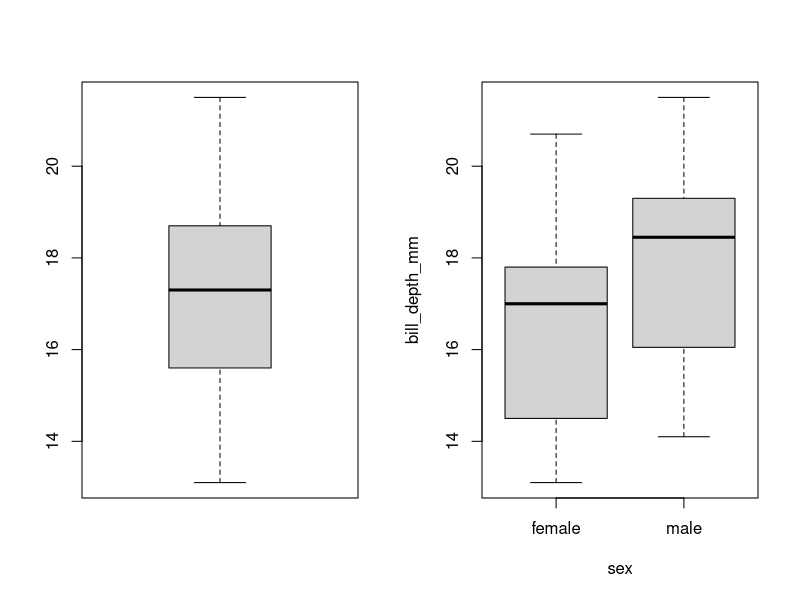
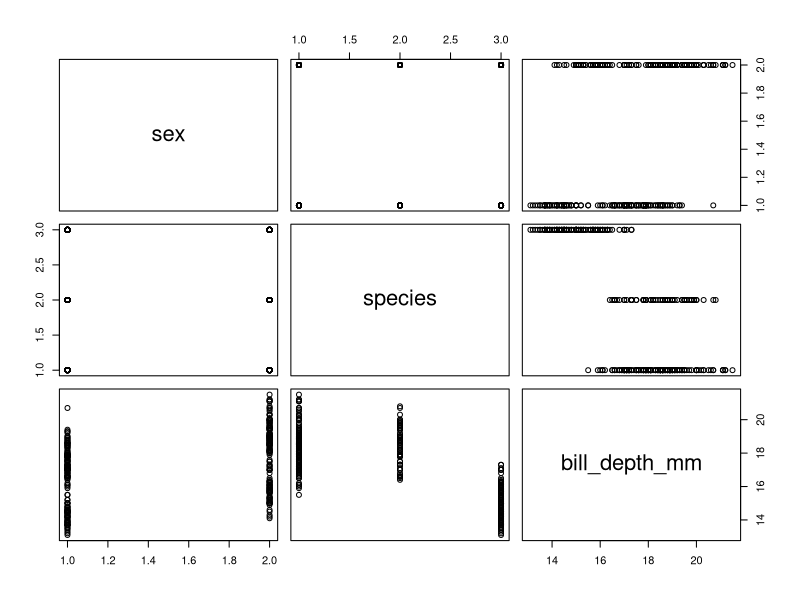
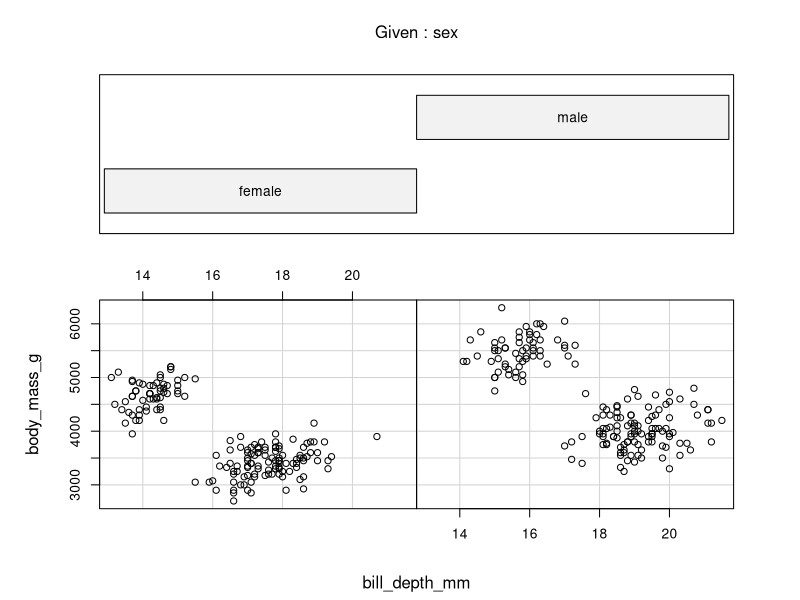

R code for these plots, in order:
install.packages("palmerpenguins")
install.packages("here")
require(palmerpenguins)
require(here)



class(penguins)

penguins = data.frame(penguins)

mean(penguins$body_mass_g, na.rm = TRUE)

head(penguins)

summary(penguins)

par(mfrow = c(1, 2))
boxplot(penguins$bill_depth_mm)
boxplot(bill_depth_mm ~ sex, data = penguins)


pairs(penguins [,c("sex", "species", "bill_depth_mm")])


summary(penguins$year)




coplot(body_mass_g ~ bill_depth_mm | sex, data = penguins)
